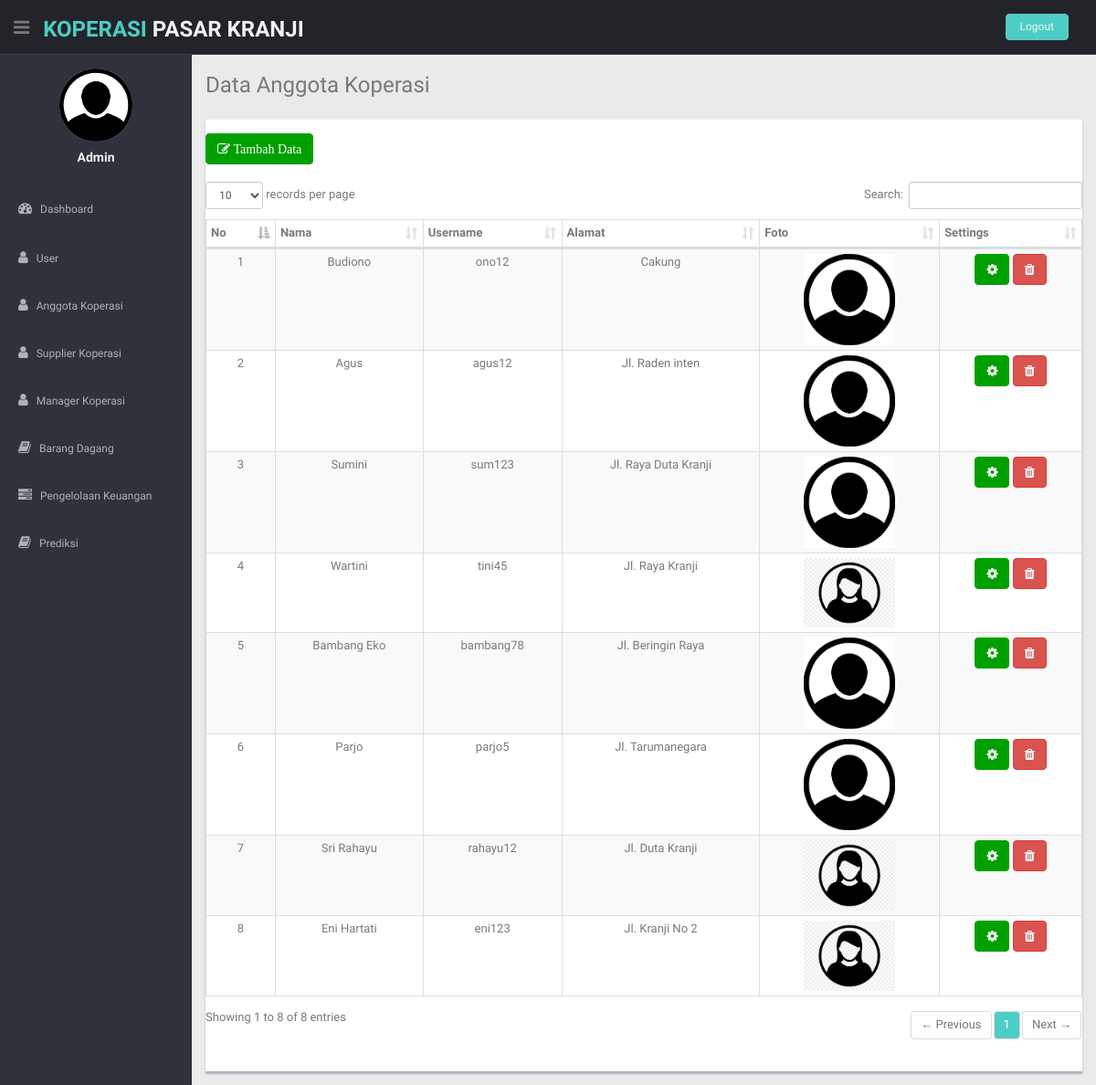
The page /index.php?halaman=anggota (signed in) on the database its author committed.
### tables this page shows
CREATE TABLE `anggota` (
  `id_anggota` int(11) NOT NULL,
  `nama_anggota` varchar(100) NOT NULL,
  `jenis_kelamin` varchar(50) NOT NULL,
  `username` varchar(100) NOT NULL,
  `password` varchar(100) NOT NULL,
  `alamat` varchar(100) NOT NULL,
  `no_tlp` varchar(50) NOT NULL,
  `no_ktp` varchar(50) NOT NULL,
  `foto_anggota` varchar(150) NOT NULL
);

### halaman/anggota/index_anggota.php (the view)
    <section id="main-content">
      <section class="wrapper">
        <h3> Data Anggota Koperasi</h3>
        <div class="row mt">
          <div class="col-lg-12">
            <div class="content-panel">
              <div class="float-right">
                <a href="index.php?halaman=anggota&aksi=tambah" class="btn btn-theme">
                  <i class="fa fa-edit">  Tambah Data </i></a>
              </div>
                <table class="table table-bordered table-striped table-condensed" id="example1">
                <br>
                <thead align="center">
                    <tr align="center">
                    <th>No</th>
                    <th>Nama</th>
                    <th>Username</th>
                    <th>Alamat</th>
                    <th>Foto</th>
                    <th>Settings</th>
                  </tr>
                </thead>
                <tbody>
                <?php
                    $nomor=1;
                    $sql = $koneksi->query("SELECT *FROM anggota") or die(mysqli_error());?>
                <?php while ($data = $sql->fetch_assoc()) {?>
                <tr class="gradeX" align="center">
                    <td><?php echo $nomor; ?></td>
                    <td><?php echo $data['nama_anggota']; ?></td>
                    <td><?php echo $data['username']; ?></td>
                    <td><?php echo $data['alamat']; ?></td>
                    <td><img width="100px" src="assets/img/identitas/<?php echo $data['foto_anggota'] ?>"></td>
                    <td>
                        <a href="index.php?halaman=anggota&aksi=edit&id=<?php echo $data['id_anggota']; ?>" class="btn btn-theme"><i class="fa fa-cog"></i></a>
                        <a href="index.php?halaman=anggota&aksi=delete&id=<?php echo $data['id_anggota']; ?>" class="btn btn-danger"><i class="fa fa-trash"></i></a>
                    </td>
                </tr>
                <?php
                $nomor++;
                };?>
                </tbody>
            </table>
        </div>
    </div>
</div>
</section>
</section>

### index.php (shortened to what this page needs)
<?php
include 'config/fungsi_koperasi.php';
?>
<!DOCTYPE html>
<html lang="en">
<head>
  <link href="lib/bootstrap/css/bootstrap.min.css" rel="stylesheet">
  <link href="lib/font-awesome/css/font-awesome.css" rel="stylesheet" />
  <link rel="stylesheet" type="text/css" href="css/zabuto_calendar.css">
  <link rel="stylesheet" type="text/css" href="lib/gritter/css/jquery.gritter.css" />
  <link rel="stylesheet" href="assets/plugins/datatables/dataTables.bootstrap.css">
  <link rel="stylesheet" type="text/css" href="lib/bootstrap-fileupload/bootstrap-fileupload.css" />
  <link rel="stylesheet" type="text/css" href="lib/bootstrap-datepicker/css/datepicker.css" />
  <link rel="stylesheet" type="text/css" href="lib/bootstrap-daterangepicker/daterangepicker.css" />
  <link rel="stylesheet" type="text/css" href="lib/bootstrap-timepicker/compiled/timepicker.css" />
  <link rel="stylesheet" type="text/css" href="lib/bootstrap-datetimepicker/datertimepicker.css" />
  <link href="css/style.css" rel="stylesheet">
  <link href="css/style-responsive.css" rel="stylesheet">
  <link href="css/table-responsive.css" rel="stylesheet">
</head>
<body>
  <section id="container">
    <header class="header black-bg">
      <div class="sidebar-toggle-box">
        <div class="fa fa-bars tooltips" data-placement="right" data-original-title="Toggle Navigation"></div>
      </div>
      <a href="index.html" class="logo"><b><span>Koperasi</span> Pasar Kranji</b></a>
      <div class="top-menu">
        <ul class="nav pull-right top-menu">
          <li><a class="logout" href="?logout">Logout</a></li>
        </ul>
      </div>
    </header>
    <aside>
      <div id="sidebar" class="nav-collapse ">
        <ul class="sidebar-menu" id="nav-accordion">
          <p class="centered"><a href=""><img src="img/ava1.png" class="img-circle" width="80"></a></p>
          <h5 class="centered"><?= $_SESSION['nama'] ?></h5>
          <li class="mt">
            <a href="index.php">
              <i class="fa fa-dashboard"></i>
              <span>Dashboard</span>
              </a>
          </li>
          <li class="sub-menu">
            <a href="javascript:;">
              <i class="fa fa-user"></i>
              <span>User</span>
              </a>
          </li>
          <li class="sub-menu">
            <a href="javascript:;">
              <i class="fa fa-user"></i>
              <span>Anggota Koperasi</span>
              </a>
          </li>
          <li class="sub-menu">
            <a href="javascript:;">
              <i class="fa fa-user"></i>
              <span>Supplier Koperasi</span>
              </a>
          </li>
          <li class="sub-menu">
            <a href="javascript:;">
              <i class="fa fa-user"></i>
              <span>Manager Koperasi</span>
              </a>
          </li>
          <li class="sub-menu">
            <a href="javascript:;">
              <i class="fa fa-book"></i>
              <span>Barang Dagang</span>
              </a>
          </li>
          <li class="sub-menu">
            <a href="javascript:;">
              <i class="fa fa-tasks"></i>
              <span>Pengelolaan Keuangan</span>
              </a>
          </li>
          <li class="sub-menu">
            <a href="javascript:;">
              <i class="fa fa-book"></i>
              <span>Prediksi</span>
              </a>
          </li>
        </ul>
      </div>
    </aside>
    <div class="content-wrapper">
      <section class="content">
        <?php
        $page = @$_GET['halaman'];
        $aksi = @$_GET['aksi'];
        $page=strtolower($page);
        switch ($page) {
          case 'anggota':
            if ($aksi == "tambah"){
              include 'halaman/anggota/create_anggota.php';
            } elseif ($aksi == "edit") {
              include 'halaman/anggota/edit_anggota.php';
            } elseif ($aksi == "delete") {
              include 'halaman/anggota/delete_anggota.php';
            } else {
              include 'halaman/anggota/index_anggota.php';
            }
            break;
        }
        ?>
      </section>
    </div>
  </section>
</body>
</html>

### css/style.css (style rules this page uses)
body { color: #797979; background: #eaeaea; font-family: 'Ruda', sans-serif; padding: 0px !important; margin: 0px !important; font-size:13px; }
ul li { list-style: none; }
a, a:hover, a:focus { text-decoration: none; outline: none; }
#container { width: 100%; height: 100%; }
.btn-theme { color: #fff; background-color: #00a000; border-color: #00a000; }
.centered { text-align: center; }
.mt { margin-top: 25px; }
ul.top-menu > li > .logout { color: #f2f2f2; font-size: 12px; border-radius: 4px; -webkit-border-radius: 4px; border: 1px solid #64c3c2 !important; padding: 5px 15px; margin-right: 15px; background: #4ECDC4; margin-top: 15px; }
#sidebar { width: 210px; height: 100%; position: fixed; background: #2f323a; }
#sidebar h5 { color: #f2f2f2; font-weight: 700; }
#sidebar ul li { position: relative; }
ul.sidebar-menu , ul.sidebar-menu li ul.sub { margin: -2px 0 0; padding: 0; }
ul.sidebar-menu { margin-top: 75px; }
ul.sidebar-menu li { margin-bottom: 5px; margin-left:10px; margin-right:10px; }
ul.sidebar-menu li.sub-menu { line-height: 15px; }
ul.sidebar-menu li a span { display: inline-block; }
ul.sidebar-menu li a { color: #aeb2b7; text-decoration: none; display: block; padding: 15px 0 15px 10px; font-size: 12px; outline: none; -webkit-transition: all 0.3s ease; -moz-transition: all 0.3s ease; -o-transition: all 0.3s ease; -ms-transition: all 0.3s ease; transition: all 0.3s ease; }
ul.sidebar-menu li a i { font-size: 15px; padding-right: 6px; }
#main-content { margin-left: 210px; }
.header, .footer { min-height: 60px; padding: 0 15px; }
.header { position: fixed; left: 0; right: 0; z-index: 1002; }
.black-bg { background: #22242a; border-bottom: 1px solid #393d46; }
.wrapper { display: inline-block; margin-top: 60px; padding-left: 15px; padding-right: 15px; padding-bottom: 15px; padding-top: 0px; width: 100%; }
a.logo { font-size: 24px; color: #f2f2f2; float: left; margin-top: 15px; text-transform: uppercase; }
a.logo b { font-weight: 900; }
a.logo span { color: #4ECDC4; }
#top_menu .nav > li, ul.top-menu > li { float: left; }
ul.top-menu > li > a { color: #666666; font-size: 16px; border-radius: 4px; -webkit-border-radius: 4px; border:1px solid #666666 !important; padding: 2px 6px; margin-right: 15px; }
.sidebar-toggle-box { float: left; padding-right: 15px; margin-top: 20px; }
.sidebar-toggle-box .fa-bars { cursor: pointer; display: inline-block; font-size: 20px; }
.content-panel { background: #ffffff; box-shadow: 0px 3px 2px #aab2bd; padding-top: 15px; padding-bottom: 5px; }

### rows shown on the page
anggota: nama_anggota "Budiono", username "ono12", alamat "Cakung", foto_anggota (picture)
anggota: nama_anggota "Agus", username "agus12", alamat "Jl. Raden inten", foto_anggota (picture)
anggota: nama_anggota "Sumini", username "sum123", alamat "Jl. Raya Duta Kranji", foto_anggota (picture)
anggota: nama_anggota "Wartini", username "tini45", alamat "Jl. Raya Kranji", foto_anggota (picture)
anggota: nama_anggota "Bambang Eko", username "bambang78", alamat "Jl. Beringin Raya", foto_anggota (picture)
anggota: nama_anggota "Parjo", username "parjo5", alamat "Jl. Tarumanegara", foto_anggota (picture)
anggota: nama_anggota "Sri Rahayu", username "rahayu12", alamat "Jl. Duta Kranji", foto_anggota (picture)
anggota: nama_anggota "Eni Hartati", username "eni123", alamat "Jl. Kranji No 2", foto_anggota (picture)

### other values the page prints
$_SESSION['nama'] "Admin"
